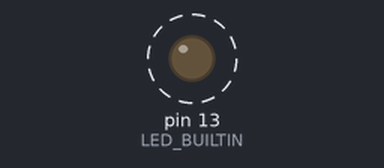
Recording of a sketch running on a simulated Arduino Uno, built with avr-gcc and run on an emulated ATmega328P. Parts: output pins drawn as LEDs (lit = HIGH). Dashed ring = blinking.

Above: at 0.5 s.
Timing chart, 0 to 4.6 s (numbered marks = the images above):
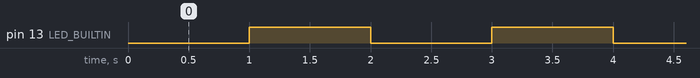

Measured:
- by itself, pin 13 (LED_BUILTIN): alternates HIGH for 1.0 s and LOW for 1.0 s

The sketch:

milis.ino
```cpp
unsigned long tiempoInicio = 0; // Tiempo en que se inició el parpadeo
unsigned long intervaloParpadeo = 1000; // Intervalo de parpadeo en milisegundos (1 segundo)

void setup() {
  pinMode(LED_BUILTIN, OUTPUT);
}

void loop() {
  parpadearLED();
}

void parpadearLED() {
  unsigned long tiempoActual = millis(); // Obtiene el tiempo actual

  // Verifica si ha pasado el intervalo de parpadeo
  if (tiempoActual - tiempoInicio >= intervaloParpadeo) {
    // Cambia el estado del LED
    digitalWrite(LED_BUILTIN, !digitalRead(LED_BUILTIN));

    // Actualiza el tiempo de inicio para el próximo parpadeo
    tiempoInicio = tiempoActual;
  }

  // Puedes realizar otras operaciones aquí si es necesario
}
```
